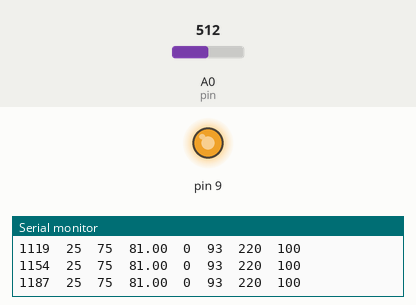
Simulated run of this sketch. Board: Arduino Uno, built with avr-gcc and run on an emulated ATmega328P. On the bench: output pins drawn as LEDs (lit = HIGH), the last lines printed to the serial monitor. The test bench sets the inputs (shaded band); at power-on: A0 (pin) = 512.

Above: at 1.2 s.
1.3 s: A0 (pin) set to 90
At 2.5 s:
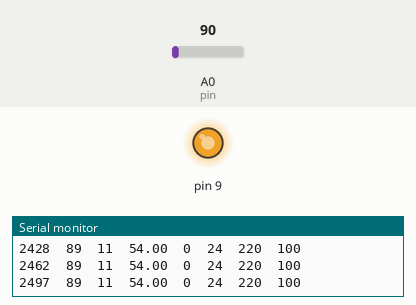
2.8 s: A0 (pin) set to 857
4.3 s: A0 (pin) set to 893
5.8 s: A0 (pin) set to 90
At 6.4 s:
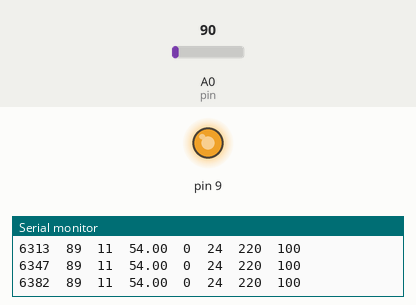
Timing chart, 0 to 8.4 s (numbered marks = the images above; inputs shaded):
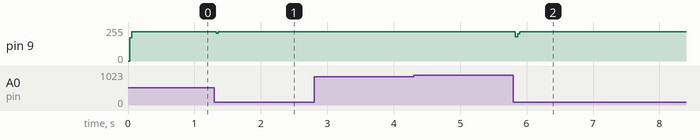

The sketch:

heatBedFuzzy.ino
```cpp
#include "Thermistor_3D.h"
#include "fuzzy.h"

Thermistor_3d temp(A0);
fuzzy magic(5, 120, 0, 220, 0);

int st_point = 100;
int input = 0;
int op = 0;

float t;

void setup() {
  // put your setup code here, to run once:
	Serial.begin(115200);
  Serial.flush();
  Serial.println("time\ttemp\te\tep\tce\tcop\top\tsetP");

}

void loop() {
  // put your main code here, to run repeatedly:
  t = temp.temperature_measurment();
  input = (int) t;
  //analogWrite(9, 220); //to get 15v pout of 24v ps use thyis pwm
  op = op + magic.fuzzy_controller(input, st_point);
  if(op > 220)
  {
  	op = 220;
  }
  else if (op < 0)
  {
  	op = 0;
  }
  analogWrite(9, op);


  Serial.print(millis());
  Serial.print("\t");
  Serial.print(input);
  Serial.print("\t");
  Serial.print(magic.error);
  Serial.print("\t");
  Serial.print(magic.error_p);
  Serial.print("\t");
  Serial.print(magic.ch_error);
  Serial.print("\t");
  Serial.print(magic.ch_op);
  Serial.print("\t");
  Serial.print(op);
  Serial.print("\t");
  Serial.println(st_point);
  /*  Serial.print("temp: ");
  Serial.println(input);

  Serial.println(" ");
  Serial.println(magic.error);
  Serial.print("error max: " );
  Serial.println(magic.error_max);
  Serial.print( "error min:  ");
  Serial.println(magic.error_min);
  Serial.print( "error percentized:  ");
  Serial.println(magic.error_p);

  Serial.println(" ");

  Serial.print("ch error: ");
  Serial.println(magic.ch_error);
  Serial.print("ch error max: ");
  Serial.println(magic.ch_error_max );
  Serial.print("ch error min:  ");
  Serial.println(magic.ch_error_min);
  Serial.print("ch error percentized:  ");
  Serial.println(magic.ch_error_p);

	Serial.println(" ");

  Serial.print("1st set: ");
  Serial.println(magic.err_set.set_1);
  Serial.print("1st set u: ");
  Serial.println(magic.err_set.deg_truth_1);
  Serial.print("2nd set: ");
  Serial.println( magic.err_set.set_2);
  Serial.print("2nd set u: ");
  Serial.println(magic.err_set.deg_truth_2);

Serial.println(" ");

  Serial.print("ch 1st set: ");
  Serial.println(magic.ch_err_set.set_1);
  Serial.print("ch 1st set u: ");
  Serial.println(magic.ch_err_set.deg_truth_1);
  Serial.print("ch 2nd set: ");
  Serial.println(magic.ch_err_set.set_2);
  Serial.print("ch 2nd set u: ");
  Serial.println(magic.ch_err_set.deg_truth_2);

Serial.println(" ");

  Serial.print("ch output 1st set: ");
  Serial.println(magic.ch_op_set.set_1);
  Serial.print("ch output 1st set u: ");
  Serial.println(magic.ch_op_set.deg_truth_1);
  Serial.print("ch output 2nd set: ");
  Serial.println(magic.ch_op_set.set_2);
  Serial.print("ch output 2nd set u: ");
  Serial.println(magic.ch_op_set.deg_truth_2);
  Serial.print("ch output 3rd set: ");
  Serial.println(magic.ch_op_set.set_3);
  Serial.print("ch output 3rd set u: ");
  Serial.println(magic.ch_op_set.deg_truth_3);

Serial.println(" ");

  Serial.print("ch output percentized: ");
  Serial.println(magic.ch_op_p);
  Serial.print("ch output: ");
  Serial.println(magic.ch_op);

  Serial.print("pwm: ");
  Serial.println(op);

   Serial.print("temp: ");
  Serial.println(input);
   Serial.print("time: ");
  Serial.println(millis());
  Serial.println("***********************************");*/
  delay(10);
}
```

Thermistor_3D.cpp
```cpp
/*
 * This is part of a graduation project solution aims to build a 3d printer,
 * made by students at the AASTMT Sheraton, Mechatronics department, 2016
 * https://github.com/afakharany93/Graduation-project-3D-printer
 *
 * Authors:
 * Ahmed El Fakharany - afakharany93@gmail.com
 ***********************************************************************
* thermistor connection
* (Ground) ---- (Thermistor) -------|------- (series Resistor) ---- (+5v)
*                                   |
*                               Analog Pin
*
* thermistor resistance = (series resistance * ADC value) / (1023 - ADC value)
* beta parameter equation: 1/T = (1/To) + ((1/B)*ln(R/Ro))   all temperatures in kelvin
*/


#include "Thermistor_3D.h"

Thermistor_3d::Thermistor_3d(unsigned char pin)
{
	_pin = pin;
}

float Thermistor_3d::thermistor_measurment()
{
	int ADC_value;		//used to hold the value reading from the ADC
	float thermistor_resistance_value;		//used to hold the value of the resistance of the thermistor
	long int average = 0;		//used to hold the averaged value
	int pin = A0;

	for (int i = 0; i < average_samples; i++ )	//sampling ADC readings
	{
		ADC_value = analogRead(pin);
		average += ADC_value;
	}
	average = average / average_samples;	//averaging ADC readings
	thermistor_resistance_value = (series_resistor * (float)average) / (1023.0 - (float)average);	//calculating resistance value of the thermistor
	return thermistor_resistance_value;
}

float Thermistor_3d::temperature_measurment()	//using beta parameter method
{
	float temperature;
	temperature = thermistor_measurment();
	temperature = temperature / nom_thermistor_resistance;
	temperature = log(temperature);
	temperature = (1.0/beta) * temperature;
	temperature = (1.0/nom_temperature) + temperature;
	temperature = (1.0 / temperature) - 273.15;	//Celsius
	return temperature;
}
```

Thermistor_3D.h
```cpp
/*
 * This is part of a graduation project solution aims to build a 3d printer,
 * made by students at the AASTMT Sheraton, Mechatronics department, 2016
 * https://github.com/afakharany93/Graduation-project-3D-printer
 *
 * Authors:
 * Ahmed El Fakharany - afakharany93@gmail.com
 ***********************************************************************
* thermistor connection
* (Ground) ---- (Thermistor) -------|------- (series Resistor) ---- (+5v)
*                                   |
*                               Analog Pin
*
* thermistor resistance = (series resistance * ADC value) / (1023 - ADC value)
* beta parameter equation: 1/T = (1/To) + ((1/B)*ln(R/Ro))   all temperatures in kelvin
*/

#ifndef _THERMISTOR_3D_
#define _THERMISTOR_3D_

#include "Arduino.h"
#include <math.h>

class Thermistor_3d
{
	public:
		Thermistor_3d(unsigned char pin);
		float thermistor_measurment();
		float temperature_measurment();

		float series_resistor = 98100.0;		//used to hold the value of the series resistor in ohms
		unsigned char average_samples = 200;		//variable used to hold the number of samples taken to calculate the average
		float beta = 3950.0;					//used to hold the value of the beta parameter -from thermistor datasheet- to calculate temperature
		float nom_thermistor_resistance = 100000.0;	//used to hold the nominal value of the thermistor resistance @ 25 c
		float nom_temperature = 298.15;		//kelvin, 25 Celsius
	private:
		unsigned char _pin;		//used to hold the analog pin used for reading
};

#endif 
```

fuzzy.cpp
```cpp
/*
	Author Ahmed El Fakharany afakharany93@gmail.com

	This is a library used to calculate the change required for the output by measuring the feedback element using fuzzy logic control
	error input is percentized	en = ((e - emin)*100)/(emax - emin)
	it takes the number of sets as a constructor input then calculates the the fuzzy sets boundaries 	0.5 range of set = 100/(n+1)
	the sets are numbered from 0 to (n-1), 0 is the number of the most negative value while (n-1) is the set number of the most +ve value
*/

#include "fuzzy.h"


fuzzy::fuzzy(short int n, int imax, int imin, int omax, int omin)
{
	if(n%2 == 0)	//number of sets must be odd
	{
		_n_membr_sets = n+1;
	}
	else
	{
		_n_membr_sets = n;
	}

	set_point = 0;

	crisp_ip = 0;	//crisp input for fuzzy logic i.e. measured value
	ip_max = imax;
	ip_min = imin;

	op_max = 0;		//output max value
	op_min = 0;		//output minimum value

	error = 0;
	error_max = ip_max - ip_min;
	error_min = ip_min - ip_max;
	error_p = 0.0;	//percentized error
	error_1 = error_min;	//old error


	ch_error = 0;
	ch_error_max = error_max - error_min;
	ch_error_min = error_min - error_max;
	ch_error_p = 0.0;

	ch_op_max = omax - omin;
	ch_op_min = omin - omax;
	ch_op = 0;
	ch_op_p = 0.0;
}


float fuzzy::percentizer (int val, int val_max, int val_min)
{
	long nem = val - val_min;
	nem = nem * 100;
	long den = (val_max - val_min);
	float res =   nem / den;
	/*Serial.print( "val:  ");
  	Serial.println(val);
  	Serial.print( "val_min:  ");
  	Serial.println(val_min);
  	Serial.print( "val - val_min:  ");
  	Serial.println((val - val_min));
	Serial.print( "nem:  ");
  	Serial.println(nem);
  	Serial.print( "den:  ");
  	Serial.println(den);*/
	return(res);
}

float fuzzy::depercentizer (float val, int val_max, int val_min)
{
	float nem = val_max - val_min;
	nem = nem * val;
	float res = nem / 100;
	res = res + val_min;
	return( res );
}

float fuzzy::error_calc(int val, int set_val)
{
	float res;
	error = set_val - val;
	res = percentizer (error, error_max, error_min);
	return (res);
}

//honey here is a mistake, don't calculate the change of error by using normalized en and en-1, calculate it before normalization
float fuzzy::ch_error_calc (int en, int *en_1)	//calculate percentized change of error
{
	float res;
	ch_error = en - *en_1;
	*en_1 = en;	//make current error old error for next round
	res = percentizer (ch_error, ch_error_max, ch_error_min);
	return (res);
}

struct membr_set_val fuzzy::membership_determiner(short int n, float val)
{
	struct membr_set_val u = {UNDEFINED_SET_NUMBER, UNDEFINED_SET_NUMBER, UNDEFINED_SET_NUMBER, UNDEFINED_SET_NUMBER};	//used to hold membership values, initialized with undefined value

	short int count;
	float b_range = 100/(n+1);

	float a;
	float b;
	float c;

	float u_val;

	float den = 0;
	float nem = 0;

	for (count = 0; count < n; count ++)	//loop all fuzzy sets, number of sets is determined by the user
	{
		b =  (count * b_range);	//calculate center of every set, each set at a time
		b = b + b_range;
		if (count == 0 && val <= b)						//if its the most negative set & if its the most negative set and the value is less that the center of it, then its a full member of the most negative set and get out of the loop
		{
			u.set_1 = count;
			u.deg_truth_1 = 100;
			u.set_2 = UNDEFINED_SET_NUMBER;
			u.deg_truth_2 = UNDEFINED_SET_NUMBER;
			break;
		}
		else if (count == (n-1) && val >= b)	//if it is the most +ve set & if it is the most +ve set and the value is more that the center, then its a full member of that set and get out of the loop
		{
			u.set_1 = count;
			u.deg_truth_1 = 100;
			u.set_2 = UNDEFINED_SET_NUMBER;
			u.deg_truth_2 = UNDEFINED_SET_NUMBER;
			break;
		}
		else	//if value belongs to the rest of the sets
		{
			a = b - b_range;	//get both a and c
			c = b + b_range;
			if(val <= b && val > a) //if val is between both a and b
			{
				//u_val = (val - a)*100/(b - a);
				den = b -a;
				nem = val - a;
				nem = nem * 100;
				u_val = nem / den;
				if(u_val > 0 && u_val <= 100)	//if the degree of truth is within range
				{
					if(u.set_1 == UNDEFINED_SET_NUMBER)	//if set_1 is not taken, take it
					{
						u.set_1 = count;
						u.deg_truth_1 = u_val;
					}
					else if (u.set_2 == UNDEFINED_SET_NUMBER) //if set_1 is taken and if set_2 is not taken, take it
					{
						u.set_2 = count;
						u.deg_truth_2 = u_val;
					}
				}
			}
			else if(val > b && val < c) //if val is between both c and b
			{
				//u_val = (c - val)*100 / (c - b);	//like before but with c and b
				den = c - b;
				nem = c - val;
				nem = nem * 100;
				u_val = nem / den;
				if(u_val > 0 && u_val <= 100)
				{
					if(u.set_1 == UNDEFINED_SET_NUMBER)
					{
						u.set_1 = count;
						u.deg_truth_1 = u_val;
					}
					else if (u.set_2 == UNDEFINED_SET_NUMBER)
					{
						u.set_2 = count;
						u.deg_truth_2 = u_val;
					}
				}
			}
		}
		if(u.set_1 != UNDEFINED_SET_NUMBER && u.set_2 != UNDEFINED_SET_NUMBER)	//variable will have values in at most 2 sets, no need to continue looping if they are obtained
		{
			break;
		}
	}
	return (u);
}

struct op_membr_val fuzzy::ch_op_determiner(short int n, struct membr_set_val ip_mem_1, struct membr_set_val ip_mem_2)
{
	//short int dia_n = (2*n)-1;	//number of diagonals in the table, which is also the number of ch op sets, always an odd number
	short int dia = 0;	//used to hold the number of the current diagonal
	float dia_val = 0;

	struct op_membr_val u = {UNDEFINED_SET_NUMBER, UNDEFINED_SET_NUMBER, UNDEFINED_SET_NUMBER, UNDEFINED_SET_NUMBER, UNDEFINED_SET_NUMBER, UNDEFINED_SET_NUMBER};

	if((ip_mem_1.set_1 != UNDEFINED_SET_NUMBER) && (ip_mem_2.set_1 != UNDEFINED_SET_NUMBER))
	{
		dia = ip_mem_1.set_1 + ip_mem_2.set_1;
		if(ip_mem_1.deg_truth_1 < ip_mem_2.deg_truth_1)
		{
			dia_val = ip_mem_1.deg_truth_1;
		}
		else
		{
			dia_val = ip_mem_2.deg_truth_1;
		}

		u.set_1 = dia;
		u.deg_truth_1 = dia_val;
	}
	if((ip_mem_1.set_1 != UNDEFINED_SET_NUMBER) && (ip_mem_2.set_2 != UNDEFINED_SET_NUMBER))
	{
		dia = ip_mem_1.set_1 + ip_mem_2.set_2;
		if(ip_mem_1.deg_truth_1 < ip_mem_2.deg_truth_2)
		{
			dia_val = ip_mem_1.deg_truth_1;
		}
		else
		{
			dia_val = ip_mem_2.deg_truth_2;
		}

		if(dia == u.set_1)
		{
			if(dia_val > u.deg_truth_1)
			{
				u.deg_truth_1 = dia_val;
			}
		}
		else
		{
			u.set_2 = dia;
			u.deg_truth_2 = dia_val;
		}
	}
	if((ip_mem_1.set_2 != UNDEFINED_SET_NUMBER) && (ip_mem_2.set_1 != UNDEFINED_SET_NUMBER))
	{
		dia = ip_mem_1.set_2 + ip_mem_2.set_1;
		if(ip_mem_1.deg_truth_2 < ip_mem_2.deg_truth_1)
		{
			dia_val = ip_mem_1.deg_truth_2;
		}
		else
		{
			dia_val = ip_mem_2.deg_truth_1;
		}

		if(dia == u.set_1)
		{
			if(dia_val > u.deg_truth_1)
			{
				u.deg_truth_1 = dia_val;
			}
		}
		else if(dia == u.set_2)
		{
			if(dia_val > u.deg_truth_2)
			{
				u.deg_truth_2 = dia_val;
			}
		}
		else
		{
			u.set_3 = dia;
			u.deg_truth_3 = dia_val;
		}
	}
	if((ip_mem_1.set_2 != UNDEFINED_SET_NUMBER) && (ip_mem_2.set_2 != UNDEFINED_SET_NUMBER))
	{
		dia = ip_mem_1.set_2 + ip_mem_2.set_2;
		if(ip_mem_1.deg_truth_2 < ip_mem_2.deg_truth_2)
		{
			dia_val = ip_mem_1.deg_truth_2;
		}
		else
		{
			dia_val = ip_mem_2.deg_truth_2;
		}

		if(dia == u.set_1)
		{
			if(dia_val > u.deg_truth_1)
			{
				u.deg_truth_1 = dia_val;
			}
		}
		else if(dia == u.set_2)
		{
			if(dia_val > u.deg_truth_2)
			{
				u.deg_truth_2 = dia_val;
			}
		}
		else
		{
			u.set_3 = dia;
			u.deg_truth_3 = dia_val;
		}
	}

	return (u);
}

float fuzzy::defuzzifier (short int n, struct op_membr_val u)
{
	short int dia_n = (2*n);	//number of diagonals in the table, which is also the number of ch op sets, always an odd number
	dia_n = dia_n - 1;
	float b_range = (dia_n+1);
	b_range = 100 / b_range;
	float b;

	float den = 0;
	float nom = 0;

	float temp;
	float res = 0;

	if(u.set_1 != UNDEFINED_SET_NUMBER)
	{
		b = (u.set_1 * b_range);
		b = b + b_range;
		/*Serial.print("b1: ");
  		Serial.println(b);*/
		temp = (b * u.deg_truth_1);
		nom = nom + temp;
		den = den + u.deg_truth_1;
	}
	if(u.set_2 != UNDEFINED_SET_NUMBER)
	{
		b = (u.set_2 * b_range);
		b = b + b_range;
		/*Serial.print("b2: ");
  		Serial.println(b);*/
		temp = (b * u.deg_truth_2);
		nom = nom + temp;
		den = den + u.deg_truth_2;
	}
	if(u.set_3 != UNDEFINED_SET_NUMBER)
	{
		b = (u.set_3 * b_range);
		b = b + b_range;
		/*Serial.print("b3: ");
  		Serial.println(b);*/
		temp = (b * u.deg_truth_3);
		nom = nom + temp;
		den = den + u.deg_truth_3;
	}


  		/*Serial.print("nom: ");
  		Serial.println(nom);
  		Serial.print("den: ");
  		Serial.println(den);*/
	res = nom / den;
	return (res);
}

int fuzzy::fuzzy_controller(int input, int s_point)
{
	set_point = s_point;
	crisp_ip = input;

	error_p = error_calc(crisp_ip, set_point);
	ch_error_p = ch_error_calc(error, &error_1);

	err_set = membership_determiner(_n_membr_sets, error_p);
	ch_err_set = membership_determiner(_n_membr_sets, ch_error_p);

	ch_op_set = ch_op_determiner(_n_membr_sets, err_set, ch_err_set);

	ch_op_p = defuzzifier(_n_membr_sets, ch_op_set);

	ch_op = depercentizer(ch_op_p, ch_op_max, ch_op_min);

	return (ch_op);
}
```

fuzzy.h
```cpp
/*
	Author Ahmed El Fakharany afakharany93@gmail.com

	This is a library used to calculate the change required for the output by measuring the feedback element using fuzzy logic control
	error input is percentized	en = ((e - emin)*100)/(emax - emin)
	it takes the number of sets as a constructor input then calculates the the fuzzy sets boundaries 	0.5 range of set = 100/(n+1)
	the sets are numbered from 0 to (n-1), 0 is the number of the most negative value while (n-1) is the set number of the most +ve value
*/

#ifndef __FUZ_ZY__
#define __FUZ_ZY__

#include "Arduino.h"

#define UNDEFINED_SET_NUMBER	150

struct membr_set_val
{
	short int set_1;
	float deg_truth_1;

	short int set_2;
	float deg_truth_2;
};

struct op_membr_val
{
	short int set_1;
	float deg_truth_1;

	short int set_2;
	float deg_truth_2;

	short int set_3;
	float deg_truth_3;
};

class fuzzy
{
	private:
		short int _n_membr_sets;
	public:
		int set_point ;

		int crisp_ip ;	//crisp input for fuzzy logic i.e. measured value
		int ip_max ;
		int ip_min ;

		int op_max ;		//output max value
		int op_min ;		//output minimum value

		int error ;
		int error_1 ;	//old error
		int error_max ;
		int error_min ;
		float error_p ;	//percentized error


		int ch_error ;
		int ch_error_max ;
		int ch_error_min ;
		float ch_error_p;

		int ch_op_max;
		int ch_op_min;
		int ch_op;
		float ch_op_p;

		struct membr_set_val err_set;
		struct membr_set_val ch_err_set;

		struct op_membr_val ch_op_set;

		fuzzy(short int n, int imax, int imin, int omax, int omin);

		float percentizer	 (int val, int val_max, int val_min);
		float depercentizer  (float val, int val_max, int val_min);

		/* calculates error percentized and saves value in error_p*/
		float error_calc(int val, int set_val);
		float ch_error_calc (int en, int *en_1);	//calculate percentized change of error

		struct membr_set_val membership_determiner(short int n, float val);	//used to determine membership values of a variable

		struct op_membr_val ch_op_determiner(short int n, struct membr_set_val ip_mem_1, struct membr_set_val ip_mem_2);

		float defuzzifier (short int n, struct op_membr_val u);

		int fuzzy_controller(int input, int s_point);
};

#endif
```

Measured:
- after the input at 1.3 s, pin 9: 220/255 → 207/255 at once, → 220/255 0.03 s later
- after the input at 5.8 s, pin 9: 220/255 → 181/255 at once, → 205/255 0.03 s later, → 220/255 0.03 s later
